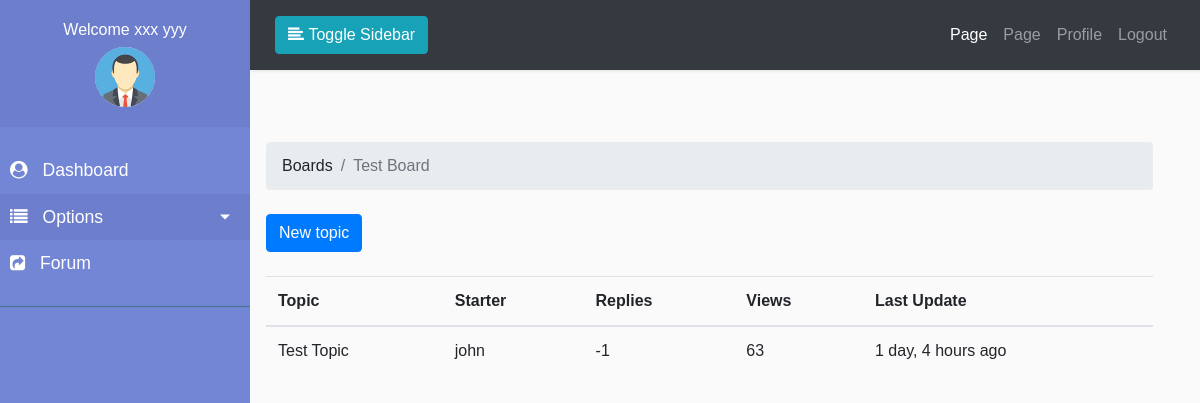
/forum/boards/1/ (signed in), run on the app's committed database.
### accounts/models.py (models this page shows, shortened)
class Profile(models.Model):
    USERTYPE_CHOICES = (
        ('0', 'Teacher'),
        ('1', 'Student'),
    )
    user = models.OneToOneField(
        User, on_delete=models.CASCADE, related_name='user_profile')
    profile_pic = models.ImageField(
        upload_to="profile/%Y/%m/%d/", default="profile/default.png")
    phone_number = models.CharField(max_length=15, default='01xxxxxxxxxx')
    address = models.CharField(default='Your Address', max_length=255)
    user_type = models.CharField(max_length=10, choices=USERTYPE_CHOICES)
    email_confirmed = models.BooleanField(default=False)
    active = models.BooleanField(default=False)

### boards/models.py (models this page shows, shortened)
class Board(models.Model):
    name = models.CharField(max_length=50, unique=True)
    description = models.CharField(max_length=100)

class Topic(models.Model):
    subject = models.CharField(max_length=255)
    last_updated = models.DateTimeField(auto_now_add=True)
    board = models.ForeignKey(
        Board, related_name='topics', on_delete=models.CASCADE)
    starter = models.ForeignKey(
        User, related_name='topics', on_delete=models.CASCADE)
    views = models.PositiveIntegerField(default=0)

### boards/views.py (the view)
# urls.py: path('boards/<int:pk>/', views.TopicListView.as_view(), name='board_topics'),
class TopicListView(ListView):
    model = Topic
    context_object_name = 'topics'
    template_name = 'boards/topics.html'
    paginate_by = 20
    def get_context_data(self, **kwargs):
        kwargs['board'] = self.board
        kwargs['title'] = self.board.name
        return super().get_context_data(**kwargs)
    def get_queryset(self):
        self.board = get_object_or_404(Board, pk=self.kwargs.get('pk'))
        queryset = self.board.topics.order_by(
            '-last_updated').annotate(replies=Count('posts') - 1)
        return queryset

### pages/context_processor.py (called while the page is built)
def slider(request):
    all_slider = SliderImage.objects.all()
    return {'all_slider': all_slider}

### templates/boards/topics.html (shortened to what this page needs)
{% extends "dash_base.html" %}
{% load humanize %}
{% block sidebar %}
{% if user.user_profile.user_type == '0'  %}
{% include 'partials/teacher/_sidebar.html' %}
{% elif user.user_profile.user_type == '1' %}
{% include 'partials/student/_sidebar.html' %}
{% endif %}
{% endblock sidebar %}
    {% block breadcrumb %}
      <li class="breadcrumb-item"><a href="{% url 'boards:home' %}">Boards</a></li>
      <li class="breadcrumb-item active">{{ board.name }}</li>
    {% endblock breadcrumb %}
    {% block maincontent %}
        <div class="row">
          <div class="col-md-12">
            <div class="mb-4">
            <a href="{% url 'boards:new_topic' board.pk %}" class="btn btn-primary">New topic</a>
        </div>
        <table class="table">
            <thead class="thead-inverse">
              <tr>
                <th>Topic</th>
                <th>Starter</th>
                <th>Replies</th>
                <th>Views</th>
                <th>Last Update</th>
              </tr>
            </thead>
            <tbody>
              {% for topic in topics %}
                <tr>
                  <td><a href="{% url 'boards:topic_posts' board.pk topic.pk %}">{{ topic.subject }}</a></td>
                  <td>{{ topic.starter.username }}</td>
                  <td>
                    {{ topic.replies }}
                  </td>
                  <td>
                    {{ topic.views }}
                  </td>
                  <td>{{ topic.last_updated|naturaltime  }}</td>
                </tr>
              {% endfor %}
            </tbody>
          </table>
          </div>
        </div>
    {% endblock maincontent %}

### templates/partials/teacher/_sidebar.html (shortened to what this page needs)
{% load static %}
<nav id="sidebar">
            <div class="sidebar-header text-center">
                <h6>Welcome {{user.get_full_name}}</h6>
                <img src="{{user.user_profile.profile_pic.url}}" alt="" width="60px" class="rounded-circle text-center">
            </div>
            <ul class="list-unstyled components">
                 <li>
                    <a href="{% url 'accounts:dashboard' %}">
                        <i class="fa fa-user-circle"></i>
                        Dashboard
                    </a>
                </li>
                <li class="active">
                    <a href="#homeSubmenu" data-toggle="collapse" aria-expanded="false" class="dropdown-toggle">
                        <i class="fa fa-list"></i>
                        Options
                    </a>
                </li>
                <li>
                    <a href="{% url 'boards:home' %}">
                        <i class="fa fa-share-square"></i>
                        Forum
                    </a>
                </li>
            </ul>
            <ul class="list-unstyled CTAs">
            </ul>
        </nav>

### myproject/static/front/css/style.css (style rules this page uses)
body { font-family: 'Poppins', sans-serif; background: #fafafa; }
a, a:hover, a:focus { color: inherit; text-decoration: none; transition: all 0.3s; }
i, span { display: inline-block; }
#sidebar { min-width: 250px; max-width: 250px; background: #7386D5; color: #fff; transition: all 0.3s; }
#sidebar ul li a { text-align: left; }
#sidebar .sidebar-header { padding: 20px; background: #6d7fcc; }
#sidebar ul.components { padding: 20px 0; border-bottom: 1px solid #47748b; }
#sidebar ul li a { padding: 10px; font-size: 1.1em; display: block; }
#sidebar ul li a i { margin-right: 10px; }
#sidebar ul li.active>a, a[aria-expanded="true"] { color: #fff; background: #6d7fcc; }
a[data-toggle="collapse"] { position: relative; }
.dropdown-toggle::after { display: block; position: absolute; top: 50%; right: 20px; transform: translateY(-50%); }
ul.CTAs { padding: 20px; }

### data on the page
Board: name "Test Board"
Topic: subject "Test Topic", starter.username "john", replies "-1", views "63", last_updated "1 day, 4 hours ago"

### other printed values
{{ user.get_full_name }} "xxx yyy"
